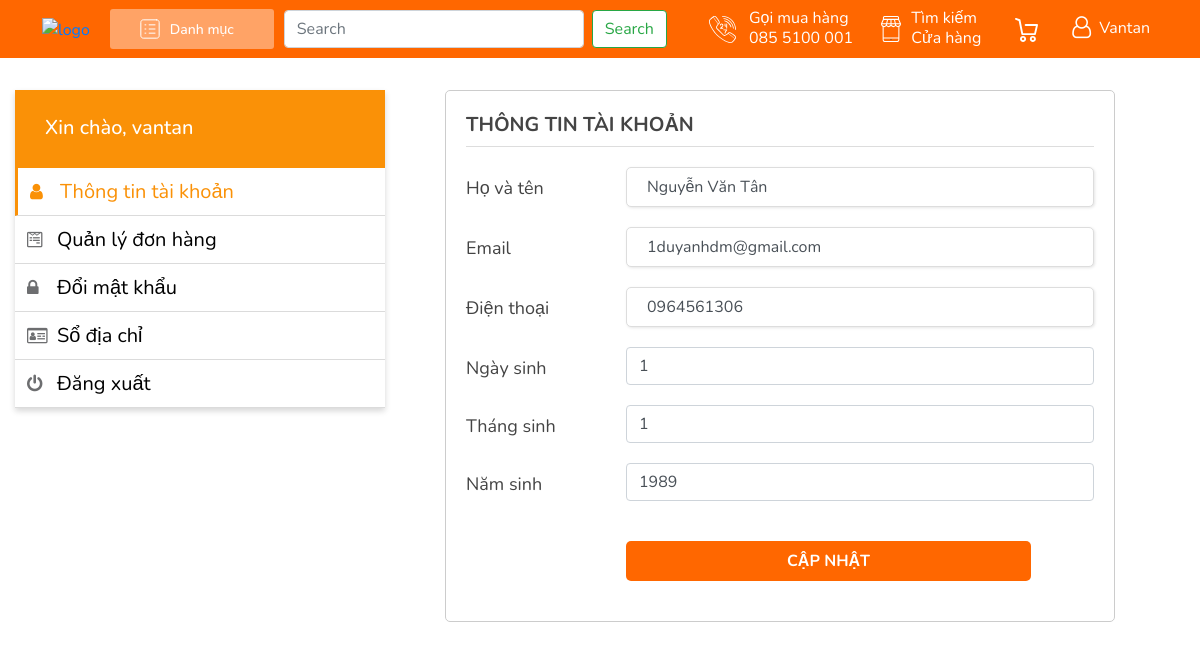
Page /user/info/personal.php (signed in) on the committed database.
### tables this page shows
CREATE TABLE IF NOT EXISTS `khachhang` (
  `kh_tendangnhap` varchar(50) NOT NULL,
  `kh_matkhau` varchar(255) NOT NULL,
  `kh_ten` varchar(100) NOT NULL,
  `kh_gioitinh` int(11) NOT NULL DEFAULT 0,
  `kh_diachi` varchar(255) NOT NULL DEFAULT 'VN',
  `kh_dienthoai` varchar(50) NOT NULL,
  `kh_email` varchar(100) NOT NULL DEFAULT 'anhb1700326@student.ctu.edu.vn',
  `kh_cmnd` varchar(100) NOT NULL DEFAULT '123456789',
  `kh_ngaysinh` int(11) NOT NULL DEFAULT 1,
  `kh_thangsinh` int(11) NOT NULL DEFAULT 1,
  `kh_namsinh` int(11) NOT NULL DEFAULT 1989,
  `kh_trangthai` int(11) NOT NULL DEFAULT 0,
  `kh_quanly` int(1) NOT NULL DEFAULT 0,
  `kh_binhluan` varchar(255) NOT NULL,
  `kh_thoigiantao` timestamp NOT NULL DEFAULT current_timestamp(),
  `kh_thoigiancapnhat` timestamp NOT NULL DEFAULT current_timestamp(),
  `kh_makichhoat` varchar(50) NOT NULL DEFAULT '0',
  `kh_quantri` int(1) NOT NULL DEFAULT 0,
  PRIMARY KEY (`kh_tendangnhap`)
);

### libraries/Psr4AutoloaderClass.php (called while the page is built, shortened)
<?php
class Psr4AutoloaderClass
{
	protected $prefixes = array();
	public function addNamespace($prefix, $base_dir, $prepend = false)
	{
		$prefix = trim($prefix, '\\') . '\\';
		$base_dir = rtrim($base_dir, DIRECTORY_SEPARATOR) . '/';
		if (isset($this->prefixes[$prefix]) === false) {
			$this->prefixes[$prefix] = array();
		}
		if ($prepend) {
			array_unshift($this->prefixes[$prefix], $base_dir);
		} else {
			array_push($this->prefixes[$prefix], $base_dir);
		}
	}
	public function loadClass($class)
	{
		$prefix = $class;
		while (false !== $pos = strrpos($prefix, '\\')) {
			$prefix = substr($class, 0, $pos + 1);
			$relative_class = substr($class, $pos + 1);
			$mapped_file = $this->loadMappedFile($prefix, $relative_class);
			if ($mapped_file) {
				return $mapped_file;
			}
			$prefix = rtrim($prefix, '\\');
		}
		return false;
	}
	protected function loadMappedFile($prefix, $relative_class)
	{
		foreach ($this->prefixes[$prefix] as $base_dir) {
			$file = $base_dir
				. str_replace('\\', '/', $relative_class)
				. '.php';
			if ($this->requireFile($file)) {
				return $file;
			}
		}
		return false;
	}
	protected function requireFile($file)
	{
		if (file_exists($file)) {
			return true;
		}
		return false;
	}
}

### src/classes/Customer.php (called while the page is built, shortened)
<?php
class Customer
{
	private $db;
	public function __construct($pdo)
	{
		$this->db = $pdo;
	}
	public function find($kh_tendangnhap)
	{
		$statement = $this->db->prepare('select * from khachhang where kh_tendangnhap = :kh_tendangnhap');
		$statement->execute(['kh_tendangnhap' => $kh_tendangnhap]);
		if ($row = $statement->fetch()) {
			return $this;
		}
		return null;
	}
}

### public/user/info/personal.php (the view, shortened to what this page needs)
<?php
    require_once '../../../bootstrap.php';
    $customer = new Customer($PDO);
    $kh_tendangnhap=$_SESSION['kh_tendangnhap_logged'];
        if ( ($kh_tendangnhap == "") || !($customer->find($kh_tendangnhap))) {
            redirect(BASE_URL_PATH .'user/auth/login.php');
        }
    $errors = [];
?>
<!DOCTYPE html>
<html lang="en">
<head>
    <link rel="stylesheet" href="/assets/user/css/bootstrap.min.css" type="text/css" />
    <link rel="stylesheet" href="/assets/user/css/font-awesome.min.css" type="text/css" />
    <link href="/assets/user/css/datatables.min.css" rel="stylesheet"/>
    <link href="/assets/user/css/animate.css" rel="stylesheet"/>
    <link rel="stylesheet" href="/assets/user/css/base.css" type="text/css" />
    <link rel="stylesheet" href="/assets/user/css/styles.css" type="text/css" />
    <link rel="stylesheet" href="/assets/user/css/responsive.css" type="text/css" />
</head>
<body>
    <?php include_once __DIR__ . '../../../../partials/user/header.php'; ?>
    <div class="container-fluid">
        <div id="main_container" class="grid-info row">
            <div class="col-md-4">
                <div class="user-menu-side">
                    <div class="user-name">
                        <div class="name">
                            <h5>Xin chào, <?=$_SESSION['kh_tendangnhap_logged']; ?></h5>
                        </div>
                    </div>
                    <ul>
                        <li class="selected">
                           <a href="/user/info/personal.php">
                                <i class="fa fa-user" aria-hidden="true"></i>
                                Thông tin tài khoản
                           </a>
                        </li>
                        <li>
                            <a href="/user/info/order-management.php">
                                <i class="fa fa-wpforms" aria-hidden="true"></i>
                                Quản lý đơn hàng
                            </a>
                        </li>
                        <li>
                            <a href="/user/info/change-password.php">
                                <i class="fa fa-lock" aria-hidden="true"></i>
                                Đổi mật khẩu
                            </a>
                        </li>
                        <li>
                            <a href="/user/info/address.php">
                                <i class="fa fa-id-card-o" aria-hidden="true"></i>
                                Sổ địa chỉ
                            </a>
                        </li>
                        <li>
                            <a href="/user/auth/logout.php">
                                <i class="fa fa-power-off" aria-hidden="true"></i>
                                Đăng xuất
                            </a>
                        </li>
                    </ul>
                </div>
            </div>
            <div class="col-md-7">
                <div class="user-content-side">
                    <h2 class="member-title">Thông tin tài khoản</h2>
                    <form action="" method="post" name="frmUser" id="frmUser" enctype="multipart/form-data">
                        <div class="box-user <?= isset($errors['kh_ten']) ? ' has-error' : '' ?>">
                            <label class="label-input" for="Username">Họ và tên</label>
                            <input type="text" name="kh_ten" class="form-control" id="kh_ten" placeholder="Họ tên" value="<?= htmlspecialchars($customer->kh_ten) ?>" />
                        </div>
                        <div class="box-user <?= isset($errors['kh_email']) ? ' has-error' : '' ?>">
                            <label class="label-input" for="email">Email</label>
                            <input type="text" name="kh_email" class="form-control" id="kh_email" placeholder="Email" value="<?= htmlspecialchars($customer->kh_email) ?>" />
                        </div>
                        <div class="box-user <?= isset($errors['kh_dienthoai']) ? ' has-error' : '' ?>">
                            <label class="label-input" for="kh_dienthoai">Điện thoại</label>
                            <input type="text" name="kh_dienthoai" class="form-control" id="kh_dienthoai" placeholder="Điện thoại" value="<?= htmlspecialchars($customer->kh_dienthoai) ?>" />
                        </div>
                        <div class="box-user <?= isset($errors['kh_ngaysinh']) ? ' has-error' : '' ?>">
                            <label class="label-input" for="kh_ngaysinh">Ngày sinh</label>
                            <input type="number" name="kh_ngaysinh" class="form-control" id="kh_ngaysinh" placeholder="Ngày sinh" value="<?= htmlspecialchars($customer->kh_ngaysinh) ?>" />
                        </div>
                        <div class="box-user <?= isset($errors['kh_thangsinh']) ? ' has-error' : '' ?>">
                            <label class="label-input" for="kh_thangsinh">Tháng sinh</label>
                            <input type="number" name="kh_thangsinh" class="form-control" id="kh_thangsinh" placeholder="Tháng sinh" value="<?= htmlspecialchars($customer->kh_thangsinh) ?>" />
                        </div>
                        <div class="box-user <?= isset($errors['kh_namsinh']) ? ' has-error' : '' ?>">
                            <label class="label-input" for="kh_namsinh">Năm sinh</label>
                            <input type="number" name="kh_namsinh" class="form-control" id="kh_namsinh" placeholder="Năm sinh" value="<?= htmlspecialchars($customer->kh_namsinh) ?>" />
                        </div>
                        <div class="box-user box-submit ">
                            <button class="submit-btn btn btn-success">Cập nhật</button>
                        </div>
                    </form>
                </div>
            </div>
        </div>
    </div>
</body>
</html>

### public/assets/user/css/base.css (style rules this page uses)
:root { --primary-color: #FF6700; --secondary-color: #fa9107; --white-color: #fff; --black-color: #000; --text-color: #333; --boder-color: #dbdbdb; --start-gold-color: #FFCE3E; --light-orange-color: #F9920F; --success-color: #28A745; }

### public/assets/user/css/styles.css (style rules this page uses)
html { position: relative; min-height: 100%; scroll-behavior: smooth; }
* { margin: 0; padding: 0; box-sizing: border-box; }
body { overflow-x: hidden; font-family: 'Nunito', sans-serif; }
.container-fluid { display: flex; flex-direction: column; margin: 0; padding-top: 60px; }
.box-login .submit-btn, .box-user .submit-btn { height: 40px; min-width: 405px; display: flex; align-items: center; justify-content: center; background: var(--primary-color); border: none; border-radius: 5px; color: var(--white-color); font-size: 16px; margin-top: 20px; font-weight: bold; text-transform: uppercase; text-decoration: none; transition: 0.1s ease-in-out; margin-left: 20px; margin-right: 20px; }
.grid-info { display: flex; grid-gap: 30px; padding-top: 30px; padding-bottom: 30px; }
.user-menu-side { box-shadow: 0px 3px 6px rgb(0 0 0 / 16%); }
.user-menu-side .user-name { padding: 20px; display: flex; align-items: center; background: var(--secondary-color); color: var(--white-color); font-size: 16px; }
.name h5 { margin-left: 10px; margin-top: 6px; }
.user-menu-side ul { margin: 0; padding: 0; list-style: none; }
.user-menu-side ul li:hover a, .user-menu-side ul li.selected a { background: var(--white-color); color: var(--secondary-color); border-left: 3px solid var(--secondary-color); text-decoration: none; }
.user-menu-side ul a { border-bottom: 1px solid var(--boder-color); padding: 10px 12px; display: flex; align-items: center; font-size: 20px; line-height: normal; color: var(--black-color); transition: 0.1s ease-in-out; }
.user-menu-side ul a i { color: #6D6E70; width: 30px; font-size: 18px; transition: 0.1s ease-in-out; }
.user-menu-side ul li:hover i, .user-menu-side ul li.selected i { color: var(--secondary-color); }
.user-content-side { border-radius: 5px; border: 1px solid #ccc; padding: 20px; }
.user-content-side .member-title { padding-bottom: 8px; margin-bottom: 20px; color: #444444; text-transform: uppercase; font-size: 20px; font-weight: 700; line-height: normal; border-bottom: 1px solid #ddd; margin-top: 0; }
.user-content-side .box-user { display: grid; grid-template-columns: 160px auto; margin-bottom: 20px; }
.user-content-side .box-user .label-input { width: 160px; margin-bottom: 0; font-size: 18px; color: #444444; padding-top: 8px; font-weight: normal; }
.user-content-side .box-user input[type=text], .user-content-side .box-user input[type=password], .user-content-side .box-user input[type=email] { height: 40px; background: #fff; padding: 5px 20px; font-size: 16px; outline: none; border: 1px solid #DDDDDD; box-shadow: 1px 1px 3px rgb(0 0 0 / 10%); border-radius: 5px; }
button.submit-btn.btn.btn-success { margin-left: 160px; display: unset; }

### rows in the picture
khachhang: kh_ten "Nguyễn Văn Tân", kh_email "1duyanhdm@gmail.com", kh_dienthoai "0964561306", kh_ngaysinh "1", kh_thangsinh "1", kh_namsinh "1989"

### other values in the picture
$_SESSION['kh_tendangnhap_logged'] "Vantan"
$_SESSION['kh_tendangnhap_logged'] "vantan"
